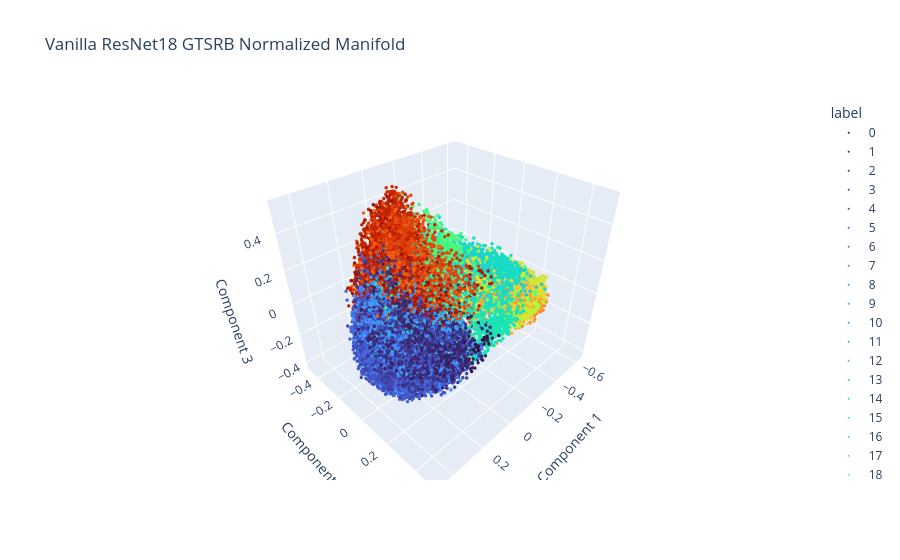

Here is the notebook cell this chart was saved with:
### Code cell
plot_embeddings(vanilla_embeddings_threedim_norm , vanilla_labels, "Vanilla ResNet18 GTSRB Normalized Manifold", type="plotly")

### Figure 1 — Plotly figure (JSON) as saved in the notebook; plotly's stock layout.template omitted (floating-point values rounded to 4 significant figures; data arrays with more than 128 entries replaced by an {"elided": "..."} marker saying what was removed)
{"data": [{"hovertemplate": "label=0<br>Component 1=%{x}<br>Component 2=%{y}<br>Component 3=%{z}<extra></extra>", "legendgroup": "0", "marker": {"color": "#30123b", "size": 2, "symbol": "circle"}, "mode": "markers", "name": "0", "scene": "scene", "showlegend": true, "type": "scatter3d", "x": {"elided": "150 float values"}, "y": {"elided": "150 float values"}, "z": {"elided": "150 float values"}}, {"hovertemplate": "label=1<br>Component 1=%{x}<br>Component 2=%{y}<br>Component 3=%{z}<extra></extra>", "legendgroup": "1", "marker": {"color": "#372466", "size": 2, "symbol": "circle"}, "mode": "markers", "name": "1", "scene": "scene", "showlegend": true, "type": "scatter3d", "x": {"elided": "1500 float values"}, "y": {"elided": "1500 float values"}, "z": {"elided": "1500 float values"}}, {"hovertemplate": "label=2<br>Component 1=%{x}<br>Component 2=%{y}<br>Component 3=%{z}<extra></extra>", "legendgroup": "2", "marker": {"color": "#3d358b", "size": 2, "symbol": "circle"}, "mode": "markers", "name": "2", "scene": "scene", "showlegend": true, "type": "scatter3d", "x": {"elided": "1500 float values"}, "y": {"elided": "1500 float values"}, "z": {"elided": "1500 float values"}}, {"hovertemplate": "label=3<br>Component 1=%{x}<br>Component 2=%{y}<br>Component 3=%{z}<extra></extra>", "legendgroup": "3", "marker": {"color": "#4146ac", "size": 2, "symbol": "circle"}, "mode": "markers", "name": "3", "scene": "scene", "showlegend": true, "type": "scatter3d", "x": {"elided": "960 float values"}, "y": {"elided": "960 float values"}, "z": {"elided": "960 float values"}}, {"hovertemplate": "label=4<br>Component 1=%{x}<br>Component 2=%{y}<br>Component 3=%{z}<extra></extra>", "legendgroup": "4", "marker": {"color": "#4456c7", "size": 2, "symbol": "circle"}, "mode": "markers", "name": "4", "scene": "scene", "showlegend": true, "type": "scatter3d", "x": {"elided": "1320 float values"}, "y": {"elided": "1320 float values"}, "z": {"elided": "1320 float values"}}, {"hovertemplate": "label=5<br>Component 1=%{x}<br>Component 2=%{y}<br>Component 3=%{z}<extra></extra>", "legendgroup": "5", "marker": {"color": "#4666dd", "size": 2, "symbol": "circle"}, "mode": "markers", "name": "5", "scene": "scene", "showlegend": true, "type": "scatter3d", "x": {"elided": "1260 float values"}, "y": {"elided": "1260 float values"}, "z": {"elided": "1260 float values"}}, {"hovertemplate": "label=6<br>Component 1=%{x}<br>Component 2=%{y}<br>Component 3=%{z}<extra></extra>", "legendgroup": "6", "marker": {"color": "#4776ee", "size": 2, "symbol": "circle"}, "mode": "markers", "name": "6", "scene": "scene", "showlegend": true, "type": "scatter3d", "x": {"elided": "300 float values"}, "y": {"elided": "300 float values"}, "z": {"elided": "300 float values"}}, {"hovertemplate": "label=7<br>Component 1=%{x}<br>Component 2=%{y}<br>Component 3=%{z}<extra></extra>", "legendgroup": "7", "marker": {"color": "#4685fa", "size": 2, "symbol": "circle"}, "mode": "markers", "name": "7", "scene": "scene", "showlegend": true, "type": "scatter3d", "x": {"elided": "960 float values"}, "y": {"elided": "960 float values"}, "z": {"elided": "960 float values"}}, {"hovertemplate": "label=8<br>Component 1=%{x}<br>Component 2=%{y}<br>Component 3=%{z}<extra></extra>", "legendgroup": "8", "marker": {"color": "#4294ff", "size": 2, "symbol": "circle"}, "mode": "markers", "name": "8", "scene": "scene", "showlegend": true, "type": "scatter3d", "x": {"elided": "960 float values"}, "y": {"elided": "960 float values"}, "z": {"elided": "960 float values"}}, {"hovertemplate": "label=9<br>Component 1=%{x}<br>Component 2=%{y}<br>Component 3=%{z}<extra></extra>", "legendgroup": "9", "marker": {"color": "#3aa3fc", "size": 2, "symbol": "circle"}, "mode": "markers", "name": "9", "scene": "scene", "showlegend": true, "type": "scatter3d", "x": {"elided": "990 float values"}, "y": {"elided": "990 float values"}, "z": {"elided": "990 float values"}}, {"hovertemplate": "label=10<br>Component 1=%{x}<br>Component 2=%{y}<br>Component 3=%{z}<extra></extra>", "legendgroup": "10", "marker": {"color": "#2fb2f4", "size": 2, "symbol": "circle"}, "mode": "markers", "name": "10", "scene": "scene", "showlegend": true, "type": "scatter3d", "x": {"elided": "1350 float values"}, "y": {"elided": "1350 float values"}, "z": {"elided": "1350 float values"}}, {"hovertemplate": "label=11<br>Component 1=%{x}<br>Component 2=%{y}<br>Component 3=%{z}<extra></extra>", "legendgroup": "11", "marker": {"color": "#23c3e4", "size": 2, "symbol": "circle"}, "mode": "markers", "name": "11", "scene": "scene", "showlegend": true, "type": "scatter3d", "x": {"elided": "900 float values"}, "y": {"elided": "900 float values"}, "z": {"elided": "900 float values"}}, {"hovertemplate": "label=12<br>Component 1=%{x}<br>Component 2=%{y}<br>Component 3=%{z}<extra></extra>", "legendgroup": "12", "marker": {"color": "#1bd0d5", "size": 2, "symbol": "circle"}, "mode": "markers", "name": "12", "scene": "scene", "showlegend": true, "type": "scatter3d", "x": {"elided": "1410 float values"}, "y": {"elided": "1410 float values"}, "z": {"elided": "1410 float values"}}, {"hovertemplate": "label=13<br>Component 1=%{x}<br>Component 2=%{y}<br>Component 3=%{z}<extra></extra>", "legendgroup": "13", "marker": {"color": "#18dbc5", "size": 2, "symbol": "circle"}, "mode": "markers", "name": "13", "scene": "scene", "showlegend": true, "type": "scatter3d", "x": {"elided": "1440 float values"}, "y": {"elided": "1440 float values"}, "z": {"elided": "1440 float values"}}, {"hovertemplate": "label=14<br>Component 1=%{x}<br>Component 2=%{y}<br>Component 3=%{z}<extra></extra>", "legendgroup": "14", "marker": {"color": "#1ae4b6", "size": 2, "symbol": "circle"}, "mode": "markers", "name": "14", "scene": "scene", "showlegend": true, "type": "scatter3d", "x": {"elided": "540 float values"}, "y": {"elided": "540 float values"}, "z": {"elided": "540 float values"}}, {"hovertemplate": "label=15<br>Component 1=%{x}<br>Component 2=%{y}<br>Component 3=%{z}<extra></extra>", "legendgroup": "15", "marker": {"color": "#25eca7", "size": 2, "symbol": "circle"}, "mode": "markers", "name": "15", "scene": "scene", "showlegend": true, "type": "scatter3d", "x": {"elided": "420 float values"}, "y": {"elided": "420 float values"}, "z": {"elided": "420 float values"}}, {"hovertemplate": "label=16<br>Component 1=%{x}<br>Component 2=%{y}<br>Component 3=%{z}<extra></extra>", "legendgroup": "16", "marker": {"color": "#35f394", "size": 2, "symbol": "circle"}, "mode": "markers", "name": "16", "scene": "scene", "showlegend": true, "type": "scatter3d", "x": {"elided": "300 float values"}, "y": {"elided": "300 float values"}, "z": {"elided": "300 float values"}}, {"hovertemplate": "label=17<br>Component 1=%{x}<br>Component 2=%{y}<br>Component 3=%{z}<extra></extra>", "legendgroup": "17", "marker": {"color": "#4af880", "size": 2, "symbol": "circle"}, "mode": "markers", "name": "17", "scene": "scene", "showlegend": true, "type": "scatter3d", "x": {"elided": "750 float values"}, "y": {"elided": "750 float values"}, "z": {"elided": "750 float values"}}, {"hovertemplate": "label=18<br>Component 1=%{x}<br>Component 2=%{y}<br>Component 3=%{z}<extra></extra>", "legendgroup": "18", "marker": {"color": "#61fc6c", "size": 2, "symbol": "circle"}, "mode": "markers", "name": "18", "scene": "scene", "showlegend": true, "type": "scatter3d", "x": {"elided": "810 float values"}, "y": {"elided": "810 float values"}, "z": {"elided": "810 float values"}}, {"hovertemplate": "label=19<br>Component 1=%{x}<br>Component 2=%{y}<br>Component 3=%{z}<extra></extra>", "legendgroup": "19", "marker": {"color": "#79fe59", "size": 2, "symbol": "circle"}, "mode": "markers", "name": "19", "scene": "scene", "showlegend": true, "type": "scatter3d", "x": {"elided": "150 float values"}, "y": {"elided": "150 float values"}, "z": {"elided": "150 float values"}}, {"hovertemplate": "label=20<br>Component 1=%{x}<br>Component 2=%{y}<br>Component 3=%{z}<extra></extra>", "legendgroup": "20", "marker": {"color": "#8fff49", "size": 2, "symbol": "circle"}, "mode": "markers", "name": "20", "scene": "scene", "showlegend": true, "type": "scatter3d", "x": {"elided": "240 float values"}, "y": {"elided": "240 float values"}, "z": {"elided": "240 float values"}}, {"hovertemplate": "label=21<br>Component 1=%{x}<br>Component 2=%{y}<br>Component 3=%{z}<extra></extra>", "legendgroup": "21", "marker": {"color": "#a4fc3c", "size": 2, "symbol": "circle"}, "mode": "markers", "name": "21", "scene": "scene", "showlegend": true, "type": "scatter3d", "x": {"elided": "240 float values"}, "y": {"elided": "240 float values"}, "z": {"elided": "240 float values"}}, {"hovertemplate": "label=22<br>Component 1=%{x}<br>Component 2=%{y}<br>Component 3=%{z}<extra></extra>", "legendgroup": "22", "marker": {"color": "#b4f836", "size": 2, "symbol": "circle"}, "mode": "markers", "name": "22", "scene": "scene", "showlegend": true, "type": "scatter3d", "x": {"elided": "270 float values"}, "y": {"elided": "270 float values"}, "z": {"elided": "270 float values"}}, {"hovertemplate": "label=23<br>Component 1=%{x}<br>Component 2=%{y}<br>Component 3=%{z}<extra></extra>", "legendgroup": "23", "marker": {"color": "#c3f134", "size": 2, "symbol": "circle"}, "mode": "markers", "name": "23", "scene": "scene", "showlegend": true, "type": "scatter3d", "x": {"elided": "360 float values"}, "y": {"elided": "360 float values"}, "z": {"elided": "360 float values"}}, {"hovertemplate": "label=24<br>Component 1=%{x}<br>Component 2=%{y}<br>Component 3=%{z}<extra></extra>", "legendgroup": "24", "marker": {"color": "#d2e935", "size": 2, "symbol": "circle"}, "mode": "markers", "name": "24", "scene": "scene", "showlegend": true, "type": "scatter3d", "x": {"elided": "180 float values"}, "y": {"elided": "180 float values"}, "z": {"elided": "180 float values"}}, {"hovertemplate": "label=25<br>Component 1=%{x}<br>Component 2=%{y}<br>Component 3=%{z}<extra></extra>", "legendgroup": "25", "marker": {"color": "#dfdf37", "size": 2, "symbol": "circle"}, "mode": "markers", "name": "25", "scene": "scene", "showlegend": true, "type": "scatter3d", "x": {"elided": "1020 float values"}, "y": {"elided": "1020 float values"}, "z": {"elided": "1020 float values"}}, {"hovertemplate": "label=26<br>Component 1=%{x}<br>Component 2=%{y}<br>Component 3=%{z}<extra></extra>", "legendgroup": "26", "marker": {"color": "#ebd339", "size": 2, "symbol": "circle"}, "mode": "markers", "name": "26", "scene": "scene", "showlegend": true, "type": "scatter3d", "x": {"elided": "420 float values"}, "y": {"elided": "420 float values"}, "z": {"elided": "420 float values"}}, {"hovertemplate": "label=27<br>Component 1=%{x}<br>Component 2=%{y}<br>Component 3=%{z}<extra></extra>", "legendgroup": "27", "marker": {"color": "#f4c73a", "size": 2, "symbol": "circle"}, "mode": "markers", "name": "27", "scene": "scene", "showlegend": true, "type": "scatter3d", "x": {"elided": "180 float values"}, "y": {"elided": "180 float values"}, "z": {"elided": "180 float values"}}, {"hovertemplate": "label=28<br>Component 1=%{x}<br>Component 2=%{y}<br>Component 3=%{z}<extra></extra>", "legendgroup": "28", "marker": {"color": "#faba39", "size": 2, "symbol": "circle"}, "mode": "markers", "name": "28", "scene": "scene", "showlegend": true, "type": "scatter3d", "x": {"elided": "360 float values"}, "y": {"elided": "360 float values"}, "z": {"elided": "360 float values"}}, {"hovertemplate": "label=29<br>Component 1=%{x}<br>Component 2=%{y}<br>Component 3=%{z}<extra></extra>", "legendgroup": "29", "marker": {"color": "#fdac34", "size": 2, "symbol": "circle"}, "mode": "markers", "name": "29", "scene": "scene", "showlegend": true, "type": "scatter3d", "x": {"elided": "180 float values"}, "y": {"elided": "180 float values"}, "z": {"elided": "180 float values"}}, {"hovertemplate": "label=30<br>Component 1=%{x}<br>Component 2=%{y}<br>Component 3=%{z}<extra></extra>", "legendgroup": "30", "marker": {"color": "#fe9b2d", "size": 2, "symbol": "circle"}, "mode": "markers", "name": "30", "scene": "scene", "showlegend": true, "type": "scatter3d", "x": {"elided": "300 float values"}, "y": {"elided": "300 float values"}, "z": {"elided": "300 float values"}}, {"hovertemplate": "label=31<br>Component 1=%{x}<br>Component 2=%{y}<br>Component 3=%{z}<extra></extra>", "legendgroup": "31", "marker": {"color": "#fd8a26", "size": 2, "symbol": "circle"}, "mode": "markers", "name": "31", "scene": "scene", "showlegend": true, "type": "scatter3d", "x": {"elided": "540 float values"}, "y": {"elided": "540 float values"}, "z": {"elided": "540 float values"}}, {"hovertemplate": "label=32<br>Component 1=%{x}<br>Component 2=%{y}<br>Component 3=%{z}<extra></extra>", "legendgroup": "32", "marker": {"color": "#f9751d", "size": 2, "symbol": "circle"}, "mode": "markers", "name": "32", "scene": "scene", "showlegend": true, "type": "scatter3d", "x": {"elided": "180 float values"}, "y": {"elided": "180 float values"}, "z": {"elided": "180 float values"}}, {"hovertemplate": "label=33<br>Component 1=%{x}<br>Component 2=%{y}<br>Component 3=%{z}<extra></extra>", "legendgroup": "33", "marker": {"color": "#f36315", "size": 2, "symbol": "circle"}, "mode": "markers", "name": "33", "scene": "scene", "showlegend": true, "type": "scatter3d", "x": {"elided": "480 float values"}, "y": {"elided": "480 float values"}, "z": {"elided": "480 float values"}}, {"hovertemplate": "label=34<br>Component 1=%{x}<br>Component 2=%{y}<br>Component 3=%{z}<extra></extra>", "legendgroup": "34", "marker": {"color": "#ec530f", "size": 2, "symbol": "circle"}, "mode": "markers", "name": "34", "scene": "scene", "showlegend": true, "type": "scatter3d", "x": {"elided": "300 float values"}, "y": {"elided": "300 float values"}, "z": {"elided": "300 float values"}}, {"hovertemplate": "label=35<br>Component 1=%{x}<br>Component 2=%{y}<br>Component 3=%{z}<extra></extra>", "legendgroup": "35", "marker": {"color": "#e4450a", "size": 2, "symbol": "circle"}, "mode": "markers", "name": "35", "scene": "scene", "showlegend": true, "type": "scatter3d", "x": {"elided": "810 float values"}, "y": {"elided": "810 float values"}, "z": {"elided": "810 float values"}}, {"hovertemplate": "label=36<br>Component 1=%{x}<br>Component 2=%{y}<br>Component 3=%{z}<extra></extra>", "legendgroup": "36", "marker": {"color": "#da3907", "size": 2, "symbol": "circle"}, "mode": "markers", "name": "36", "scene": "scene", "showlegend": true, "type": "scatter3d", "x": {"elided": "270 float values"}, "y": {"elided": "270 float values"}, "z": {"elided": "270 float values"}}, {"hovertemplate": "label=37<br>Component 1=%{x}<br>Component 2=%{y}<br>Component 3=%{z}<extra></extra>", "legendgroup": "37", "marker": {"color": "#ce2d04", "size": 2, "symbol": "circle"}, "mode": "markers", "name": "37", "scene": "scene", "showlegend": true, "type": "scatter3d", "x": {"elided": "150 float values"}, "y": {"elided": "150 float values"}, "z": {"elided": "150 float values"}}, {"hovertemplate": "label=38<br>Component 1=%{x}<br>Component 2=%{y}<br>Component 3=%{z}<extra></extra>", "legendgroup": "38", "marker": {"color": "#c12302", "size": 2, "symbol": "circle"}, "mode": "markers", "name": "38", "scene": "scene", "showlegend": true, "type": "scatter3d", "x": {"elided": "1380 float values"}, "y": {"elided": "1380 float values"}, "z": {"elided": "1380 float values"}}, {"hovertemplate": "label=39<br>Component 1=%{x}<br>Component 2=%{y}<br>Component 3=%{z}<extra></extra>", "legendgroup": "39", "marker": {"color": "#b21a01", "size": 2, "symbol": "circle"}, "mode": "markers", "name": "39", "scene": "scene", "showlegend": true, "type": "scatter3d", "x": {"elided": "210 float values"}, "y": {"elided": "210 float values"}, "z": {"elided": "210 float values"}}, {"hovertemplate": "label=40<br>Component 1=%{x}<br>Component 2=%{y}<br>Component 3=%{z}<extra></extra>", "legendgroup": "40", "marker": {"color": "#a11201", "size": 2, "symbol": "circle"}, "mode": "markers", "name": "40", "scene": "scene", "showlegend": true, "type": "scatter3d", "x": {"elided": "240 float values"}, "y": {"elided": "240 float values"}, "z": {"elided": "240 float values"}}, {"hovertemplate": "label=41<br>Component 1=%{x}<br>Component 2=%{y}<br>Component 3=%{z}<extra></extra>", "legendgroup": "41", "marker": {"color": "#8e0a01", "size": 2, "symbol": "circle"}, "mode": "markers", "name": "41", "scene": "scene", "showlegend": true, "type": "scatter3d", "x": {"elided": "180 float values"}, "y": {"elided": "180 float values"}, "z": {"elided": "180 float values"}}, {"hovertemplate": "label=42<br>Component 1=%{x}<br>Component 2=%{y}<br>Component 3=%{z}<extra></extra>", "legendgroup": "42", "marker": {"color": "#7a0403", "size": 2, "symbol": "circle"}, "mode": "markers", "name": "42", "scene": "scene", "showlegend": true, "type": "scatter3d", "x": {"elided": "180 float values"}, "y": {"elided": "180 float values"}, "z": {"elided": "180 float values"}}], "layout": {"legend": {"title": {"text": "label"}, "tracegroupgap": 0}, "scene": {"domain": {"x": [0, 1], "y": [0, 1]}, "xaxis": {"title": {"text": "Component 1"}}, "yaxis": {"title": {"text": "Component 2"}}, "zaxis": {"title": {"text": "Component 3"}}}, "title": {"text": "Vanilla ResNet18 GTSRB Normalized Manifold"}}}
